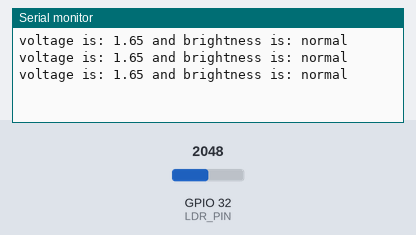
Simulated run of this sketch. Board: ESP32. Parts: the last lines printed to the serial monitor. Inputs (shaded band) come from the test bench; at power-on: GPIO 32 (LDR_PIN) = 2048.

Above: at 1.3 s.
1.4 s: GPIO 32 (LDR_PIN) set to 2951
At 1.9 s:
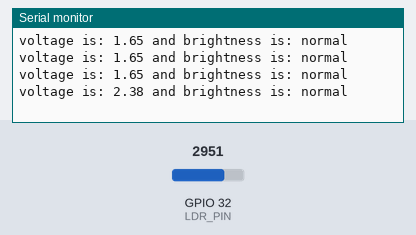
2.9 s: GPIO 32 (LDR_PIN) set to 3035
At 3.4 s:
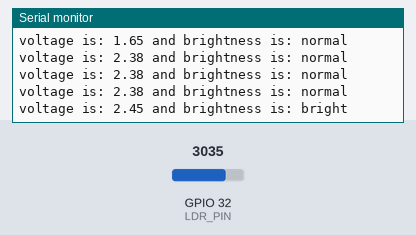

Measured:
- the behaviour switches between 2999 and 3000 on GPIO 32 (LDR_PIN) (found by bisection; images 1 and 2)
- after the input at 1.4 s, the serial monitor: prints a new line after 0.10 s (image 1)
- after the input at 2.9 s, the serial monitor: prints a new line after 0.10 s (image 2)

The sketch:

main.ino
```cpp
#define LDR_PIN 32
void setup() {
  Serial.begin(115200);
}
void loop() {
  uint16_t analogValue = analogRead(LDR_PIN);
  float voltage = (float)analogValue * 3.3 / 4096.0;
  String brightness;
  if (analogValue < 1000)
    brightness = "dark";
  else if (analogValue < 3000)
    brightness = "normal";
  else
    brightness = "bright";
  Serial.print("voltage is: ");
  Serial.print(voltage);
  Serial.print(" and brightness is: ");
  Serial.println(brightness);
  delay(500);
}
```
